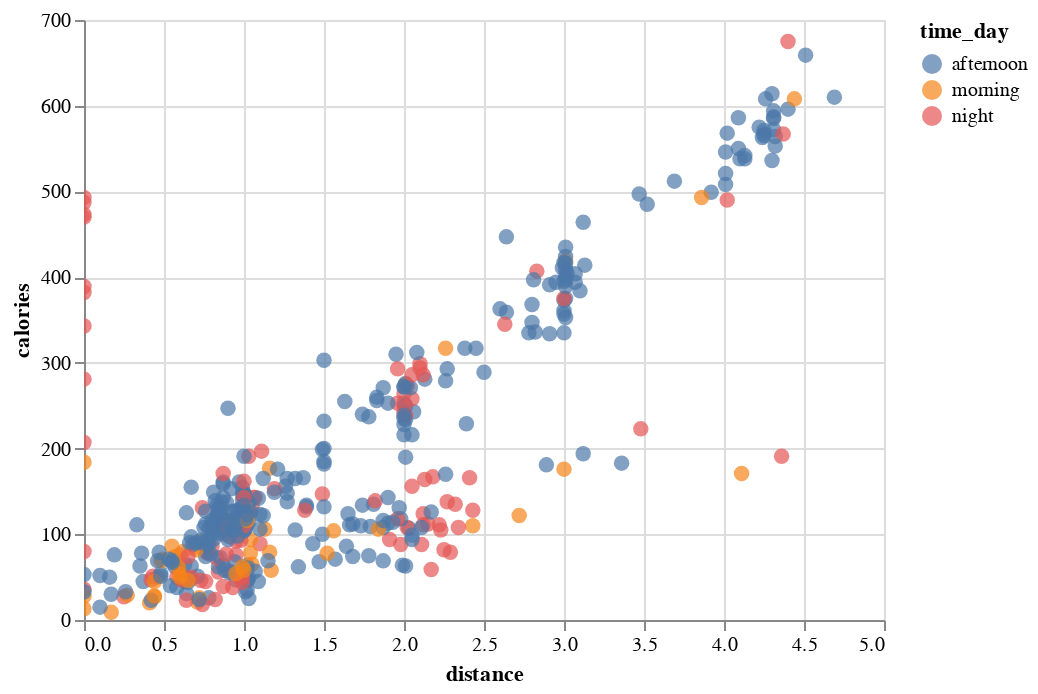

Notebook code cell kept with this figure:
### Code cell
alt.Chart(df[['avg_hr', 'max_hr', 'calories', 'distance', 'title', 'time_day']]).mark_circle(size=60).encode(
    x='distance',
    y='calories',
    color='time_day',
    tooltip=['avg_hr', 'max_hr', 'calories', 'distance', 'title', 'time_day']
).interactive()

### Figure 1 — Vega-Lite specification as saved in the notebook (floating-point values rounded to 4 significant figures; data arrays with more than 128 entries replaced by an {"elided": "..."} marker saying what was removed)
{"config": {"view": {"continuousWidth": 400, "continuousHeight": 300}}, "data": {"name": "data-b4622f1f6afbe1f2b340c88a4016c1ac"}, "mark": {"type": "circle", "size": 60}, "encoding": {"color": {"type": "nominal", "field": "time_day"}, "tooltip": [{"type": "quantitative", "field": "avg_hr"}, {"type": "quantitative", "field": "max_hr"}, {"type": "quantitative", "field": "calories"}, {"type": "quantitative", "field": "distance"}, {"type": "nominal", "field": "title"}, {"type": "nominal", "field": "time_day"}], "x": {"type": "quantitative", "field": "distance"}, "y": {"type": "quantitative", "field": "calories"}}, "selection": {"selector002": {"type": "interval", "bind": "scales", "encodings": ["x", "y"]}}, "$schema": "https://vega.github.io/schema/vega-lite/v4.0.2.json", "datasets": {"data-b4622f1f6afbe1f2b340c88a4016c1ac": {"elided": "454 records"}}}
